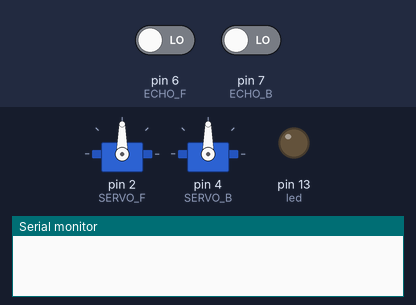
A sketch run on a simulated Arduino Uno, built with avr-gcc and run on an emulated ATmega328P. On the bench: 2 × servo, output pins drawn as LEDs (lit = HIGH), the last lines printed to the serial monitor. The inputs (shaded band) are chosen by the test bench; at power-on: pin 6 (ECHO_F) LOW, pin 7 (ECHO_B) LOW. Pins used as bus, display or sensor lines are not drawn.

Above: at 0.05 s.
At 1.75 s:
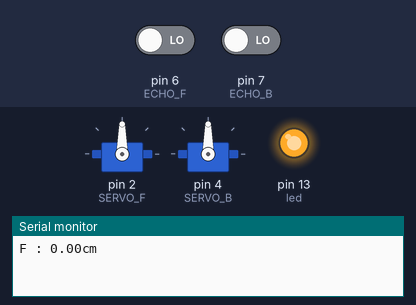
At 3.5 s:
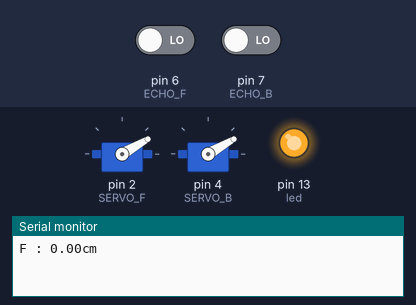
At 5.55 s:
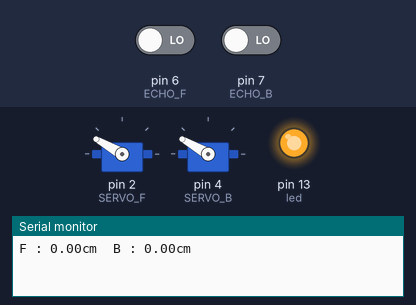
At 7.1 s:
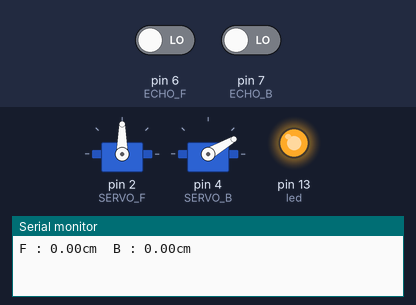
Timing chart, 0 to 9.3 s (numbered marks = the images above):
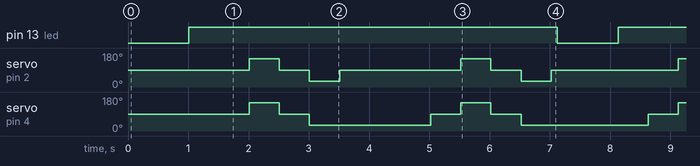

Measured:
- by itself, pin 13 (led): alternates HIGH for 6.1 s and LOW for 1.0 s
- by itself, servo on pin 2 (SERVO_F): repeats every 3.5 s: 90° 0.50 s, 30° 0.50 s, 90° 2.0 s, 150° 0.50 s
- by itself, servo on pin 4 (SERVO_B): repeats every 3.5 s: 90° 0.50 s, 30° 2.0 s, 90° 0.50 s, 150° 0.50 s

The sketch:

5_4_test.ino
```cpp
#include <Servo.h>    //서보모터 라이브러리 include

# define TRIG_F 5 //Front
# define ECHO_F 6 //Front

# define TRIG_B 8 //Back
# define ECHO_B 7 //Back

#define SERVO_F 2
#define SERVO_B 4
Servo servo_f;    //서보모터 객체 선언
Servo servo_b;    //서보모터 객체 선언

int led=13;

void setup (){
  pinMode(TRIG_F, OUTPUT);
  pinMode(ECHO_F, INPUT);
  pinMode(TRIG_B, OUTPUT);
  pinMode(ECHO_B, INPUT);
  Serial.begin(9600);
  pinMode(led,OUTPUT);

  Serial.begin(9600);
  servo_f.attach(SERVO_F);    //서보모터 초기화
  servo_b.attach(SERVO_B);    //서보모터 초기화
}

float get_distance(int TRIG, int ECHO, bool mode)
{
  float duration, distance;
  digitalWrite(TRIG, HIGH);
  delay(10);
  digitalWrite (TRIG, LOW);
  duration = pulseIn(ECHO, HIGH);
  distance = ((float)(340*duration)/10000) / 2;
  if (mode == 0)
    Serial.print("F : ");
  else
    Serial.print("B : ");
  Serial.print(distance);
  Serial.print("cm  ");
  return distance;
}

void loop(){
  float distance_f, distance_b;
  int angle = 90;
  int angles[] = {90,150,90,30};
  int angles_size = sizeof(angles)/ sizeof(angles[0]);
  Serial.println();
  digitalWrite(led,LOW);

  distance_f = get_distance(TRIG_F, ECHO_F, 0);
    if (distance_f<=20){
    digitalWrite(led,HIGH);
    delay(500);
    for (int i=0; i<angles_size; i++)
    {
        angle = angles[i];
        servo_f.write(angle);    //angle(각도)값으로 서보모터 제어
        servo_b.write(angle);
 //     Serial.println(angle);        //각도 값 출력
        delay(500);                    //delay로 각도의 변화 속도를 조절
    }
  }
  servo_f.write(90);

  distance_b = get_distance(TRIG_B, ECHO_B, 1);
    if (distance_b<=20){
    digitalWrite(led,HIGH);
    delay(500);
    for (int i=0; i<angles_size; i++)
    {
        angle = angles[i];
        servo_f.write(angle);    //angle(각도)값으로 서보모터 제어
        servo_b.write(angle);
//      Serial.println(angle);        //각도 값 출력
        delay(500);                    //delay로 각도의 변화 속도를 조절
    }
  }
  servo_f.write(90);

  delay(100);


}
```
